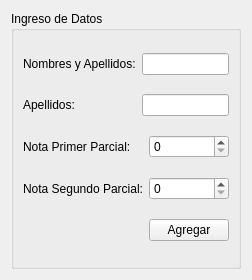
<?xml version="1.0" encoding="UTF-8"?>
<ui version="4.0">
 <class>IngresoDatosForm</class>
 <widget class="QWidget" name="IngresoDatosForm">
  <property name="geometry">
   <rect>
    <x>0</x>
    <y>0</y>
    <width>240</width>
    <height>280</height>
   </rect>
  </property>
  <property name="windowTitle">
   <string>Form</string>
  </property>
  <layout class="QGridLayout" name="gridLayout_2">
   <item row="0" column="0">
    <widget class="QGroupBox" name="groupBox">
     <property name="title">
      <string>Ingreso de Datos</string>
     </property>
     <layout class="QGridLayout" name="gridLayout">
      <item row="2" column="2">
       <widget class="QSpinBox" name="spinBoxNota1">
        <property name="maximum">
         <number>50</number>
        </property>
       </widget>
      </item>
      <item row="3" column="2">
       <widget class="QSpinBox" name="spinBoxNota2">
        <property name="maximum">
         <number>50</number>
        </property>
       </widget>
      </item>
      <item row="0" column="1" colspan="2">
       <widget class="QLineEdit" name="lineEditNombres"/>
      </item>
      <item row="2" column="0" colspan="2">
       <widget class="QLabel" name="label_3">
        <property name="text">
         <string>Nota Primer Parcial:</string>
        </property>
       </widget>
      </item>
      <item row="3" column="0" colspan="2">
       <widget class="QLabel" name="label_4">
        <property name="text">
         <string>Nota Segundo Parcial:</string>
        </property>
       </widget>
      </item>
      <item row="4" column="2">
       <widget class="QPushButton" name="pushButtonAgregar">
        <property name="text">
         <string>Agregar</string>
        </property>
       </widget>
      </item>
      <item row="0" column="0">
       <widget class="QLabel" name="label">
        <property name="text">
         <string>Nombres y Apellidos:</string>
        </property>
       </widget>
      </item>
      <item row="1" column="0">
       <widget class="QLabel" name="label_2">
        <property name="text">
         <string>Apellidos:</string>
        </property>
       </widget>
      </item>
      <item row="1" column="1" colspan="2">
       <widget class="QLineEdit" name="lineEditApellidos"/>
      </item>
     </layout>
    </widget>
   </item>
  </layout>
 </widget>
 <resources/>
 <connections/>
</ui>
